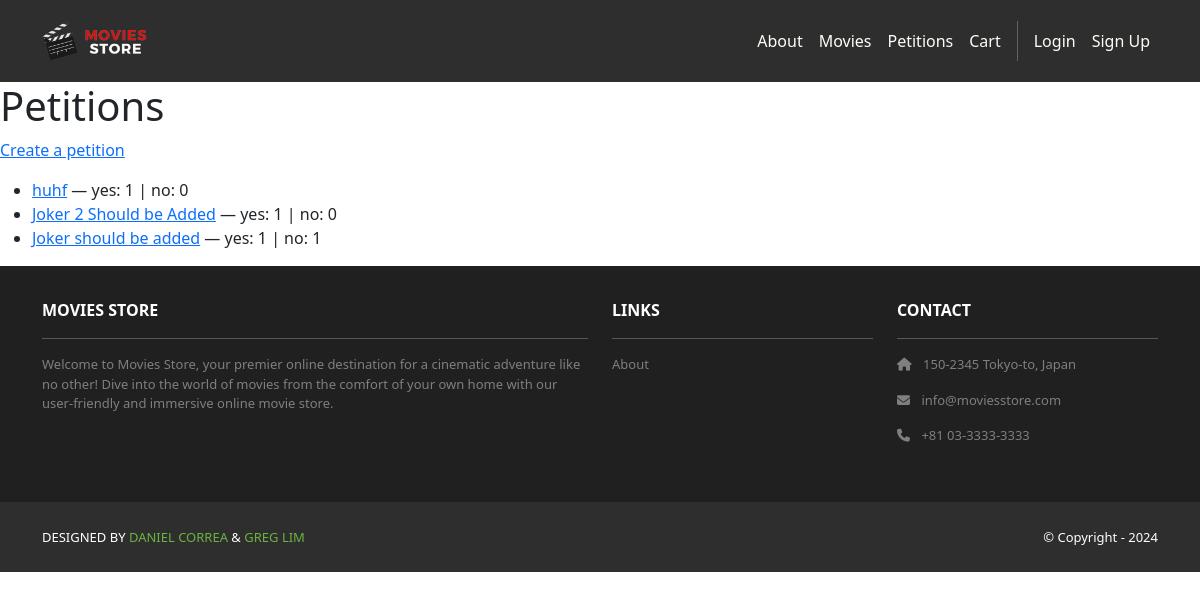
Before: /petitions/ with the older database file.
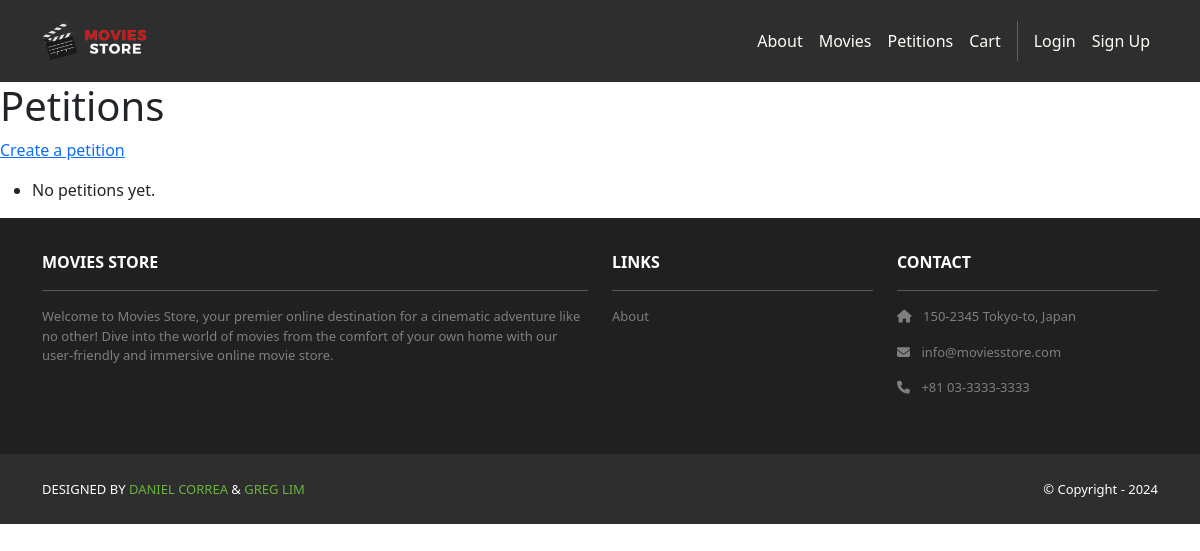
After: the same page with the newer database file.
### petitions/models.py (models this page shows, shortened)
class Petition(models.Model):
    id = models.AutoField(primary_key=True)  # Primary key for the petition
    title = models.CharField(max_length=255)  # Short title for the requested movie
    description = models.TextField(blank=True)  # Optional longer explanation
    creator = models.ForeignKey(User, on_delete=models.CASCADE, related_name='petitions')  # User who created the petition
    created_at = models.DateTimeField(auto_now_add=True)  # Timestamp when petition was created
    yes_votes = models.ManyToManyField(User, related_name='petition_yes_votes', blank=True)  # Users who voted YES
    no_votes = models.ManyToManyField(User, related_name='petition_no_votes', blank=True)  # Users who voted NO
    def yes_count(self):
        return self.yes_votes.count()  # Count yes_votes M2M
    def no_count(self):
        return self.no_votes.count()  # Count no_votes M2M

### petitions/views.py (the view)
# urls.py: path('', views.index, name='cart.index'),
def index(request):
    petitions = Petition.objects.all().order_by('-created_at')
    template_data = {'title': 'Petitions', 'petitions': petitions}
    return render(request, 'petitions/index.html', {'template_data': template_data})

### moviesstore/templates/petitions/index.html
{% extends 'base.html' %}
{% block content %}
<h1>{{ template_data.title }}</h1>
<p><a href="{% url 'petitions.create' %}">Create a petition</a></p>
<ul>
  {% for p in template_data.petitions %}
    <li>
      <a href="{% url 'petitions.show' p.id %}">{{ p.title }}</a>
      — yes: {{ p.yes_count }} | no: {{ p.no_count }}
    </li>
  {% empty %}
    <li>No petitions yet.</li>
  {% endfor %}
</ul>
{% endblock %}

Changed rows visible on the page:
removed Petition: title "huhf", yes_count "1", no_count "0"
removed Petition: title "Joker 2 Should be Added", yes_count "1", no_count "0"
removed Petition: title "Joker should be added", yes_count "1", no_count "1"
Other visible differences:
text now shown: "No petitions yet."
